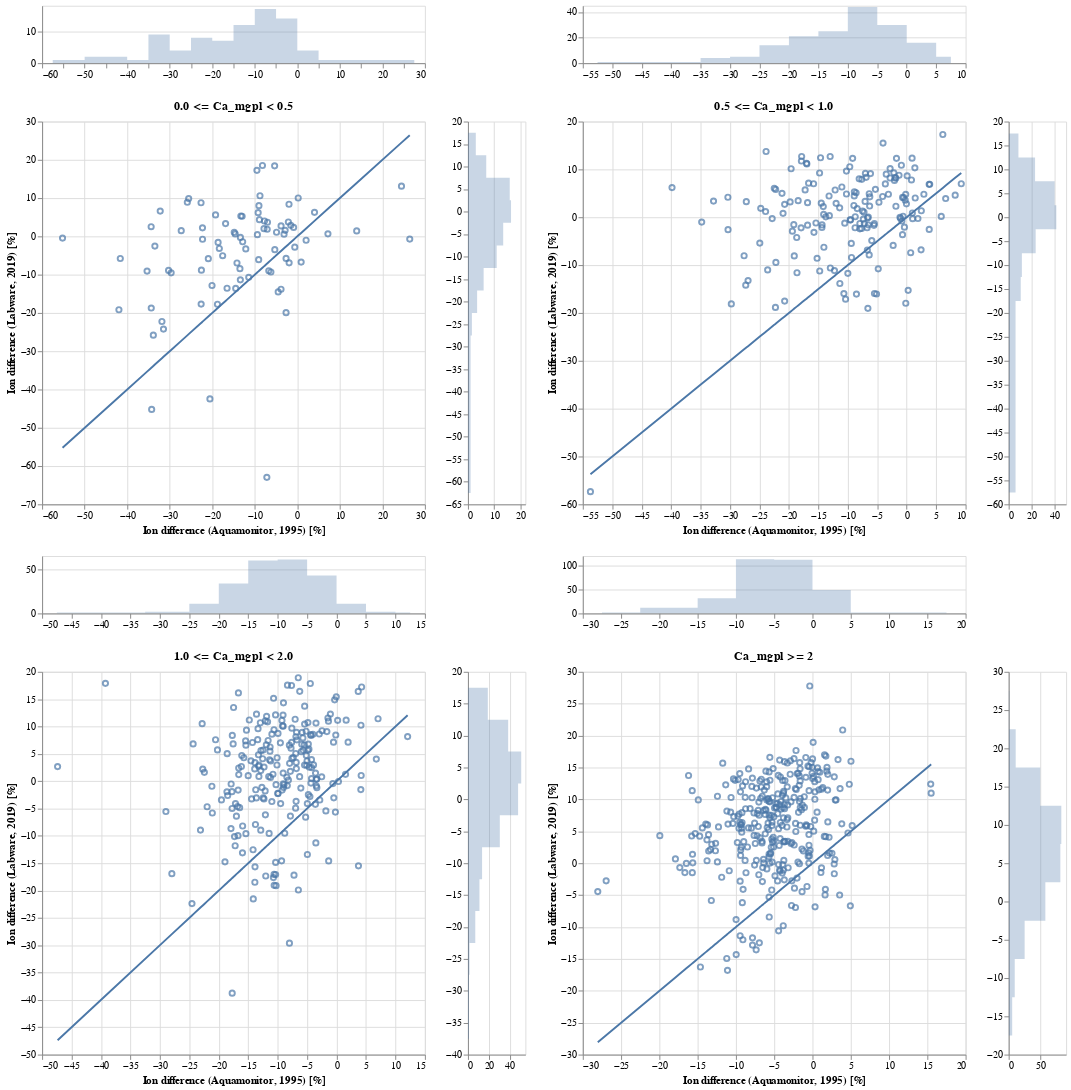

Notebook code for this chart:
### Markdown cell above
### 3.1. Ion difference in percent

### Code cell
chart_dict = {}
for idx, ca_level in enumerate(ca_levels):
    data = res_dict[ca_level]

    base = alt.Chart(data, height=400, width=400)

    x_domain = alt.selection_interval(bind="scales", encodings=["x"])
    y_domain = alt.selection_interval(bind="scales", encodings=["y"])

    area_args = {"opacity": 0.3, "interpolate": "step"}

    points = (
        base.mark_point()
        .encode(
            x=alt.X(
                "ion_diff_pct_am:Q", title="Ion difference (Aquamonitor, 1995) [%]"
            ),
            y=alt.Y("ion_diff_pct_lw:Q", title="Ion difference (Labware, 2019) [%]"),
            tooltip=[
                "station_id:N",
                "station_name:N",
                "sample_date:T",
                "ion_diff_pct_lw:Q",
                "ion_diff_pct_am:Q",
            ],
        )
        .properties(title=ca_level)
        .add_selection(x_domain)
        .add_selection(y_domain)
    )

    # 1:1 line
    line = base.mark_line().encode(
        x=alt.X("ion_diff_pct_am:Q", title=""), y=alt.Y("ion_diff_pct_am:Q", title=""),
    )

    top_hist = (
        base.mark_area(**area_args)
        .encode(
            alt.X("ion_diff_pct_am:Q", bin=alt.Bin(maxbins=20), stack=None, title=""),
            alt.Y("count()", stack=None, title=""),
        )
        .properties(height=60)
        .add_selection(x_domain)
    )

    right_hist = (
        base.mark_area(**area_args)
        .encode(
            alt.Y("ion_diff_pct_lw:Q", bin=alt.Bin(maxbins=20), stack=None, title="",),
            alt.X("count()", stack=None, title=""),
        )
        .properties(width=60)
        .add_selection(y_domain)
    )

    chart = top_hist & ((points + line) | right_hist)
    chart_dict[idx] = chart

chart = (chart_dict[0] | chart_dict[1]) & (chart_dict[2] | chart_dict[3])
chart.save("../pages/ion_difference_pct.html")
chart

### Figure 1 — Vega-Lite specification as saved in the notebook (floating-point values rounded to 4 significant figures; data arrays with more than 128 entries replaced by an {"elided": "..."} marker saying what was removed)
{"config": {"view": {"continuousWidth": 400, "continuousHeight": 300}}, "vconcat": [{"hconcat": [{"vconcat": [{"mark": {"type": "area", "interpolate": "step", "opacity": 0.3}, "encoding": {"x": {"type": "quantitative", "bin": {"maxbins": 20}, "field": "ion_diff_pct_am", "stack": null, "title": ""}, "y": {"type": "quantitative", "aggregate": "count", "stack": null, "title": ""}}, "height": 60, "selection": {"selector001": {"type": "interval", "bind": "scales", "encodings": ["x"]}}, "width": 400}, {"hconcat": [{"layer": [{"mark": "point", "encoding": {"tooltip": [{"type": "nominal", "field": "station_id"}, {"type": "nominal", "field": "station_name"}, {"type": "temporal", "field": "sample_date"}, {"type": "quantitative", "field": "ion_diff_pct_lw"}, {"type": "quantitative", "field": "ion_diff_pct_am"}], "x": {"type": "quantitative", "field": "ion_diff_pct_am", "title": "Ion difference (Aquamonitor, 1995) [%]"}, "y": {"type": "quantitative", "field": "ion_diff_pct_lw", "title": "Ion difference (Labware, 2019) [%]"}}, "height": 400, "selection": {"selector001": {"type": "interval", "bind": "scales", "encodings": ["x"]}, "selector002": {"type": "interval", "bind": "scales", "encodings": ["y"]}}, "title": "0.0 <= Ca_mgpl < 0.5", "width": 400}, {"mark": "line", "encoding": {"x": {"type": "quantitative", "field": "ion_diff_pct_am", "title": ""}, "y": {"type": "quantitative", "field": "ion_diff_pct_am", "title": ""}}, "height": 400, "width": 400}]}, {"mark": {"type": "area", "interpolate": "step", "opacity": 0.3}, "encoding": {"x": {"type": "quantitative", "aggregate": "count", "stack": null, "title": ""}, "y": {"type": "quantitative", "bin": {"maxbins": 20}, "field": "ion_diff_pct_lw", "stack": null, "title": ""}}, "height": 400, "selection": {"selector002": {"type": "interval", "bind": "scales", "encodings": ["y"]}}, "width": 60}]}], "data": {"name": "data-c89aa25f1328d38e5405d029e437327a"}}, {"vconcat": [{"mark": {"type": "area", "interpolate": "step", "opacity": 0.3}, "encoding": {"x": {"type": "quantitative", "bin": {"maxbins": 20}, "field": "ion_diff_pct_am", "stack": null, "title": ""}, "y": {"type": "quantitative", "aggregate": "count", "stack": null, "title": ""}}, "height": 60, "selection": {"selector003": {"type": "interval", "bind": "scales", "encodings": ["x"]}}, "width": 400}, {"hconcat": [{"layer": [{"mark": "point", "encoding": {"tooltip": [{"type": "nominal", "field": "station_id"}, {"type": "nominal", "field": "station_name"}, {"type": "temporal", "field": "sample_date"}, {"type": "quantitative", "field": "ion_diff_pct_lw"}, {"type": "quantitative", "field": "ion_diff_pct_am"}], "x": {"type": "quantitative", "field": "ion_diff_pct_am", "title": "Ion difference (Aquamonitor, 1995) [%]"}, "y": {"type": "quantitative", "field": "ion_diff_pct_lw", "title": "Ion difference (Labware, 2019) [%]"}}, "height": 400, "selection": {"selector003": {"type": "interval", "bind": "scales", "encodings": ["x"]}, "selector004": {"type": "interval", "bind": "scales", "encodings": ["y"]}}, "title": "0.5 <= Ca_mgpl < 1.0", "width": 400}, {"mark": "line", "encoding": {"x": {"type": "quantitative", "field": "ion_diff_pct_am", "title": ""}, "y": {"type": "quantitative", "field": "ion_diff_pct_am", "title": ""}}, "height": 400, "width": 400}]}, {"mark": {"type": "area", "interpolate": "step", "opacity": 0.3}, "encoding": {"x": {"type": "quantitative", "aggregate": "count", "stack": null, "title": ""}, "y": {"type": "quantitative", "bin": {"maxbins": 20}, "field": "ion_diff_pct_lw", "stack": null, "title": ""}}, "height": 400, "selection": {"selector004": {"type": "interval", "bind": "scales", "encodings": ["y"]}}, "width": 60}]}], "data": {"name": "data-c4f42be7ebeec9535afca02c6f6d0d74"}}]}, {"hconcat": [{"vconcat": [{"mark": {"type": "area", "interpolate": "step", "opacity": 0.3}, "encoding": {"x": {"type": "quantitative", "bin": {"maxbins": 20}, "field": "ion_diff_pct_am", "stack": null, "title": ""}, "y": {"type": "quantitative", "aggregate": "count", "stack": null, "title": ""}}, "height": 60, "selection": {"selector005": {"type": "interval", "bind": "scales", "encodings": ["x"]}}, "width": 400}, {"hconcat": [{"layer": [{"mark": "point", "encoding": {"tooltip": [{"type": "nominal", "field": "station_id"}, {"type": "nominal", "field": "station_name"}, {"type": "temporal", "field": "sample_date"}, {"type": "quantitative", "field": "ion_diff_pct_lw"}, {"type": "quantitative", "field": "ion_diff_pct_am"}], "x": {"type": "quantitative", "field": "ion_diff_pct_am", "title": "Ion difference (Aquamonitor, 1995) [%]"}, "y": {"type": "quantitative", "field": "ion_diff_pct_lw", "title": "Ion difference (Labware, 2019) [%]"}}, "height": 400, "selection": {"selector005": {"type": "interval", "bind": "scales", "encodings": ["x"]}, "selector006": {"type": "interval", "bind": "scales", "encodings": ["y"]}}, "title": "1.0 <= Ca_mgpl < 2.0", "width": 400}, {"mark": "line", "encoding": {"x": {"type": "quantitative", "field": "ion_diff_pct_am", "title": ""}, "y": {"type": "quantitative", "field": "ion_diff_pct_am", "title": ""}}, "height": 400, "width": 400}]}, {"mark": {"type": "area", "interpolate": "step", "opacity": 0.3}, "encoding": {"x": {"type": "quantitative", "aggregate": "count", "stack": null, "title": ""}, "y": {"type": "quantitative", "bin": {"maxbins": 20}, "field": "ion_diff_pct_lw", "stack": null, "title": ""}}, "height": 400, "selection": {"selector006": {"type": "interval", "bind": "scales", "encodings": ["y"]}}, "width": 60}]}], "data": {"name": "data-6839eca33a0b1c810f060824e3624f75"}}, {"vconcat": [{"mark": {"type": "area", "interpolate": "step", "opacity": 0.3}, "encoding": {"x": {"type": "quantitative", "bin": {"maxbins": 20}, "field": "ion_diff_pct_am", "stack": null, "title": ""}, "y": {"type": "quantitative", "aggregate": "count", "stack": null, "title": ""}}, "height": 60, "selection": {"selector007": {"type": "interval", "bind": "scales", "encodings": ["x"]}}, "width": 400}, {"hconcat": [{"layer": [{"mark": "point", "encoding": {"tooltip": [{"type": "nominal", "field": "station_id"}, {"type": "nominal", "field": "station_name"}, {"type": "temporal", "field": "sample_date"}, {"type": "quantitative", "field": "ion_diff_pct_lw"}, {"type": "quantitative", "field": "ion_diff_pct_am"}], "x": {"type": "quantitative", "field": "ion_diff_pct_am", "title": "Ion difference (Aquamonitor, 1995) [%]"}, "y": {"type": "quantitative", "field": "ion_diff_pct_lw", "title": "Ion difference (Labware, 2019) [%]"}}, "height": 400, "selection": {"selector007": {"type": "interval", "bind": "scales", "encodings": ["x"]}, "selector008": {"type": "interval", "bind": "scales", "encodings": ["y"]}}, "title": "Ca_mgpl >= 2", "width": 400}, {"mark": "line", "encoding": {"x": {"type": "quantitative", "field": "ion_diff_pct_am", "title": ""}, "y": {"type": "quantitative", "field": "ion_diff_pct_am", "title": ""}}, "height": 400, "width": 400}]}, {"mark": {"type": "area", "interpolate": "step", "opacity": 0.3}, "encoding": {"x": {"type": "quantitative", "aggregate": "count", "stack": null, "title": ""}, "y": {"type": "quantitative", "bin": {"maxbins": 20}, "field": "ion_diff_pct_lw", "stack": null, "title": ""}}, "height": 400, "selection": {"selector008": {"type": "interval", "bind": "scales", "encodings": ["y"]}}, "width": 60}]}], "data": {"name": "data-3e0c53a15ed9d7f595c03a6a5985b82b"}}]}], "$schema": "https://vega.github.io/schema/vega-lite/v4.8.1.json", "datasets": {"data-c89aa25f1328d38e5405d029e437327a": [{"station_id": 26080.0, "station_name": "Måsabutjørna", "sample_date": "2019-10-24", "ion_diff_pct_lw": -1.574, "ion_diff_pct_am": -18.62, "kond_diff_pct_lw": 5.832, "kond_diff_pct_am": 2.091, "kond_minus_H&SO4_lw": 0.5203, "kond_minus_H&SO4_am": 0.4004}, {"station_id": 26080.0, "station_name": "HOH 1374", "sample_date": "2019-09-25", "ion_diff_pct_lw": -2.533, "ion_diff_pct_am": -33.49, "kond_diff_pct_lw": 9.406, "kond_diff_pct_am": 2.427, "kond_minus_H&SO4_lw": 0.5063, "kond_minus_H&SO4_am": 0.3535}, {"station_id": 26090.0, "station_name": "Mjåvatn", "sample_date": "2019-10-29", "ion_diff_pct_lw": -13.55, "ion_diff_pct_am": -16.52, "kond_diff_pct_lw": 6.944, "kond_diff_pct_am": 2.892, "kond_minus_H&SO4_lw": 0.445, "kond_minus_H&SO4_am": 0.4776}, {"station_id": 26090.0, "station_name": "Hemletjørnane", "sample_date": "2019-10-01", "ion_diff_pct_lw": -3.47, "ion_diff_pct_am": -5.291, "kond_diff_pct_lw": 7.555, "kond_diff_pct_am": 3.109, "kond_minus_H&SO4_lw": 0.4417, "kond_minus_H&SO4_am": 0.4884}, {"station_id": 26090.0, "station_name": "HOH 1394", "sample_date": "2019-09-30", "ion_diff_pct_lw": 8.015, "ion_diff_pct_am": -9.022, "kond_diff_pct_lw": 11.2, "kond_diff_pct_am": 0.8889, "kond_minus_H&SO4_lw": 0.3234, "kond_minus_H&SO4_am": 0.3111}, {"station_id": 26100.0, "station_name": "HOH 1227", "sample_date": "2019-09-30", "ion_diff_pct_lw": 5.603, "ion_diff_pct_am": -19.22, "kond_diff_pct_lw": 4.907, "kond_diff_pct_am": -6.079, "kond_minus_H&SO4_lw": 0.3735, "kond_minus_H&SO4_am": 0.2875}, {"station_id": 26110.0, "station_name": "1230 HOH", "sample_date": "2019-09-24", "ion_diff_pct_lw": 13.12, "ion_diff_pct_am": 24.49, "kond_diff_pct_lw": 8.866, "kond_diff_pct_am": -13.68, "kond_minus_H&SO4_lw": 0.3084, "kond_minus_H&SO4_am": 0.3492}, {"station_id": 26110.0, "station_name": "HOH 1092", "sample_date": "2019-09-24", "ion_diff_pct_lw": 1.857, "ion_diff_pct_am": -7.078, "kond_diff_pct_lw": 5.084, "kond_diff_pct_am": -6.287, "kond_minus_H&SO4_lw": 0.5661, "kond_minus_H&SO4_am": 0.6984}, {"station_id": 26120.0, "station_name": "Rundatjørni", "sample_date": "2019-09-24", "ion_diff_pct_lw": 8.917, "ion_diff_pct_am": -25.86, "kond_diff_pct_lw": 7.897, "kond_diff_pct_am": -9.588, "kond_minus_H&SO4_lw": 0.5085, "kond_minus_H&SO4_am": 0.2265}, {"station_id": 26120.0, "station_name": "Blåfjellvatnet", "sample_date": "2019-10-17", "ion_diff_pct_lw": 3.749, "ion_diff_pct_am": -2.104, "kond_diff_pct_lw": 1.474, "kond_diff_pct_am": 3.822, "kond_minus_H&SO4_lw": 1.072, "kond_minus_H&SO4_am": 1.044}, {"station_id": 26130.0, "station_name": "Steinbotsvatna", "sample_date": "2019-10-02", "ion_diff_pct_lw": -10.69, "ion_diff_pct_am": -11.42, "kond_diff_pct_lw": 8.986, "kond_diff_pct_am": -0.3844, "kond_minus_H&SO4_lw": 0.509, "kond_minus_H&SO4_am": 0.2577}, {"station_id": 26130.0, "station_name": "HOH 1078", "sample_date": "2019-09-25", "ion_diff_pct_lw": 18.51, "ion_diff_pct_am": -8.195, "kond_diff_pct_lw": 2.09, "kond_diff_pct_am": 2.548, "kond_minus_H&SO4_lw": 0.5702, "kond_minus_H&SO4_am": 0.5414}, {"station_id": 26140.0, "station_name": "Hyttvatnet", "sample_date": "2019-10-09", "ion_diff_pct_lw": -0.2632, "ion_diff_pct_am": -13.38, "kond_diff_pct_lw": -4.312, "kond_diff_pct_am": -3.764, "kond_minus_H&SO4_lw": 2.014, "kond_minus_H&SO4_am": 1.283}, {"station_id": 26140.0, "station_name": "HOH 510", "sample_date": "2019-09-20", "ion_diff_pct_lw": -24.21, "ion_diff_pct_am": -31.46, "kond_diff_pct_lw": 20.31, "kond_diff_pct_am": -16.74, "kond_minus_H&SO4_lw": 0.2638, "kond_minus_H&SO4_am": 0.2941}, {"station_id": 26140.0, "station_name": "HOH 407", "sample_date": "2019-09-20", "ion_diff_pct_lw": -0.4539, "ion_diff_pct_am": -55.2, "kond_diff_pct_lw": 29.45, "kond_diff_pct_am": -14.69, "kond_minus_H&SO4_lw": 0.2411, "kond_minus_H&SO4_am": 0.3359}, {"station_id": 26140.0, "station_name": "HOH 414", "sample_date": "2019-09-20", "ion_diff_pct_lw": -9.058, "ion_diff_pct_am": -35.32, "kond_diff_pct_lw": 12.01, "kond_diff_pct_am": -4.35, "kond_minus_H&SO4_lw": 0.4792, "kond_minus_H&SO4_am": 0.4084}, {"station_id": 26140.0, "station_name": "Guolehisjavri", "sample_date": "2019-09-20", "ion_diff_pct_lw": -22.24, "ion_diff_pct_am": -31.83, "kond_diff_pct_lw": 0.9032, "kond_diff_pct_am": -2.082, "kond_minus_H&SO4_lw": 0.7906, "kond_minus_H&SO4_am": 0.699}, {"station_id": 26140.0, "station_name": "HOH 515", "sample_date": "2019-09-22", "ion_diff_pct_lw": 17.25, "ion_diff_pct_am": -9.495, "kond_diff_pct_lw": 0.6641, "kond_diff_pct_am": 3.442, "kond_minus_H&SO4_lw": 0.9522, "kond_minus_H&SO4_am": 0.947}, {"station_id": 26240.0, "station_name": "HOH 1506", "sample_date": "2019-09-25", "ion_diff_pct_lw": -45.2, "ion_diff_pct_am": -34.24, "kond_diff_pct_lw": 19.65, "kond_diff_pct_am": -16.68, "kond_minus_H&SO4_lw": 0.1536, "kond_minus_H&SO4_am": 0.1625}, {"station_id": 26280.0, "station_name": "HOH 1198", "sample_date": "2019-09-25", "ion_diff_pct_lw": -8.882, "ion_diff_pct_am": -30.27, "kond_diff_pct_lw": 13.21, "kond_diff_pct_am": -4.001, "kond_minus_H&SO4_lw": 0.2584, "kond_minus_H&SO4_am": 0.2202}, {"station_id": 26280.0, "station_name": "Nedre Årdalsvatnet", "sample_date": "2019-10-01", "ion_diff_pct_lw": -17.69, "ion_diff_pct_am": -22.61, "kond_diff_pct_lw": 3.96, "kond_diff_pct_am": 3.548, "kond_minus_H&SO4_lw": 0.445, "kond_minus_H&SO4_am": 0.4375}, {"station_id": 26310.0, "station_name": "HOH 1760", "sample_date": "2019-10-01", "ion_diff_pct_lw": 6.603, "ion_diff_pct_am": -32.23, "kond_diff_pct_lw": 19.04, "kond_diff_pct_am": 1.881, "kond_minus_H&SO4_lw": 0.2776, "kond_minus_H&SO4_am": 0.3236}, {"station_id": 26390.0, "station_name": "Bjørntjørn", "sample_date": "2019-10-29", "ion_diff_pct_lw": -13.6, "ion_diff_pct_am": -14.48, "kond_diff_pct_lw": 8.547, "kond_diff_pct_am": 2.612, "kond_minus_H&SO4_lw": 0.4266, "kond_minus_H&SO4_am": 0.4073}, {"station_id": 26410.0, "station_name": "Såtetjørn", "sample_date": "2019-09-30", "ion_diff_pct_lw": -17.74, "ion_diff_pct_am": -18.77, "kond_diff_pct_lw": 10.5, "kond_diff_pct_am": 3.883, "kond_minus_H&SO4_lw": 0.3445, "kond_minus_H&SO4_am": 0.3534}, {"station_id": 26450.0, "station_name": "Urdevotni", "sample_date": "2019-10-29", "ion_diff_pct_lw": -6.709, "ion_diff_pct_am": 0.903, "kond_diff_pct_lw": -1.625, "kond_diff_pct_am": 6.917, "kond_minus_H&SO4_lw": 0.6489, "kond_minus_H&SO4_am": 0.743}, {"station_id": 26460.0, "station_name": "HOH 1040", "sample_date": "2019-09-30", "ion_diff_pct_lw": 2.019, "ion_diff_pct_am": -7.833, "kond_diff_pct_lw": 2.55, "kond_diff_pct_am": -2.755, "kond_minus_H&SO4_lw": 0.6185, "kond_minus_H&SO4_am": 0.2875}, {"station_id": 26460.0, "station_name": "HOH 1238", "sample_date": "2019-09-30", "ion_diff_pct_lw": 0.5775, "ion_diff_pct_am": -3.12, "kond_diff_pct_lw": 12.26, "kond_diff_pct_am": 5.222, "kond_minus_H&SO4_lw": 0.3151, "kond_minus_H&SO4_am": 0.2997}, {"station_id": 26530.0, "station_name": "Øygardstjørna", "sample_date": "2019-10-30", "ion_diff_pct_lw": 4.374, "ion_diff_pct_am": -8.913, "kond_diff_pct_lw": -0.1578, "kond_diff_pct_am": 2.71, "kond_minus_H&SO4_lw": 2.069, "kond_minus_H&SO4_am": 3.119}, {"station_id": 26550.0, "station_name": "Kleggadalsvatn", "sample_date": "2019-10-18", "ion_diff_pct_lw": 3.696, "ion_diff_pct_am": -7.014, "kond_diff_pct_lw": 6.935, "kond_diff_pct_am": 4.267, "kond_minus_H&SO4_lw": 0.8539, "kond_minus_H&SO4_am": 0.5611}, {"station_id": 26550.0, "station_name": "HOH 1061", "sample_date": "2019-09-24", "ion_diff_pct_lw": 6.276, "ion_diff_pct_am": 4.045, "kond_diff_pct_lw": 1.487, "kond_diff_pct_am": 0.4436, "kond_minus_H&SO4_lw": 0.6327, "kond_minus_H&SO4_am": 0.4026}, {"station_id": 26560.0, "station_name": "Rundatjørna", "sample_date": "2019-10-18", "ion_diff_pct_lw": 2.341, "ion_diff_pct_am": -0.8696, "kond_diff_pct_lw": 1.869, "kond_diff_pct_am": 3.094, "kond_minus_H&SO4_lw": 1.762, "kond_minus_H&SO4_am": 1.613}, {"station_id": 26570.0, "station_name": "HOH 1250", "sample_date": "2019-09-24", "ion_diff_pct_lw": 0.6353, "ion_diff_pct_am": -14.6, "kond_diff_pct_lw": 12.86, "kond_diff_pct_am": 0.6921, "kond_minus_H&SO4_lw": 0.4708, "kond_minus_H&SO4_am": 0.3528}, {"station_id": 26570.0, "station_name": "Leirdålsvatna", "sample_date": "2019-09-24", "ion_diff_pct_lw": 10.02, "ion_diff_pct_am": 0.2114, "kond_diff_pct_lw": 7.767, "kond_diff_pct_am": 1.576, "kond_minus_H&SO4_lw": 0.5379, "kond_minus_H&SO4_am": 0.6167}, {"station_id": 26580.0, "station_name": "Løyndardalsvatnet", "sample_date": "2019-10-14", "ion_diff_pct_lw": -2.818, "ion_diff_pct_am": -0.5945, "kond_diff_pct_lw": 9.334, "kond_diff_pct_am": -2.899, "kond_minus_H&SO4_lw": 0.7973, "kond_minus_H&SO4_am": 0.864}, {"station_id": 26600.0, "station_name": "Mannsvatnet", "sample_date": "2019-10-18", "ion_diff_pct_lw": -1.017, "ion_diff_pct_am": 2.069, "kond_diff_pct_lw": 2.538, "kond_diff_pct_am": -1.82, "kond_minus_H&SO4_lw": 1.231, "kond_minus_H&SO4_am": 1.164}, {"station_id": 26610.0, "station_name": "HOH 1367", "sample_date": "2019-10-14", "ion_diff_pct_lw": -6.902, "ion_diff_pct_am": -1.926, "kond_diff_pct_lw": 14.5, "kond_diff_pct_am": -6.505, "kond_minus_H&SO4_lw": 0.2825, "kond_minus_H&SO4_am": 0.2646}, {"station_id": 26610.0, "station_name": "Litlavatn", "sample_date": "2019-10-03", "ion_diff_pct_lw": -6.959, "ion_diff_pct_am": -14.18, "kond_diff_pct_lw": 3.405, "kond_diff_pct_am": 2.256, "kond_minus_H&SO4_lw": 0.5462, "kond_minus_H&SO4_am": 0.2108}, {"station_id": 26610.0, "station_name": "Kaldevatn", "sample_date": "2019-09-24", "ion_diff_pct_lw": 6.194, "ion_diff_pct_am": -9.203, "kond_diff_pct_lw": 11.73, "kond_diff_pct_am": 6.9, "kond_minus_H&SO4_lw": 0.4142, "kond_minus_H&SO4_am": 0.5373}, {"station_id": 26630.0, "station_name": "Kvannjolvatnet", "sample_date": "2019-09-26", "ion_diff_pct_lw": 2.526, "ion_diff_pct_am": -34.36, "kond_diff_pct_lw": 14.51, "kond_diff_pct_am": 1.824, "kond_minus_H&SO4_lw": 0.3445, "kond_minus_H&SO4_am": 0.3225}, {"station_id": 26630.0, "station_name": "HOH 1241", "sample_date": "2019-09-24", "ion_diff_pct_lw": 8.794, "ion_diff_pct_am": -22.63, "kond_diff_pct_lw": 14.47, "kond_diff_pct_am": 5.358, "kond_minus_H&SO4_lw": 0.4908, "kond_minus_H&SO4_am": 0.3047}, {"station_id": 26640.0, "station_name": "Nedre Sørdalsvatnet", "sample_date": "2019-10-17", "ion_diff_pct_lw": 10.61, "ion_diff_pct_am": -8.777, "kond_diff_pct_lw": 8.198, "kond_diff_pct_am": 4.642, "kond_minus_H&SO4_lw": 0.5716, "kond_minus_H&SO4_am": 0.4994}, {"station_id": 26650.0, "station_name": "HOH 800", "sample_date": "2019-10-17", "ion_diff_pct_lw": 0.6696, "ion_diff_pct_am": 7.2, "kond_diff_pct_lw": 2.327, "kond_diff_pct_am": 4.585, "kond_minus_H&SO4_lw": 0.7397, "kond_minus_H&SO4_am": 0.7097}, {"station_id": 26660.0, "station_name": "Tirskardvatnet", "sample_date": "2019-10-16", "ion_diff_pct_lw": -3.155, "ion_diff_pct_am": -18.33, "kond_diff_pct_lw": -8.655, "kond_diff_pct_am": 4.458, "kond_minus_H&SO4_lw": 1.457, "kond_minus_H&SO4_am": 0.6169}, {"station_id": 26660.0, "station_name": "Dyttingane", "sample_date": "2019-10-17", "ion_diff_pct_lw": 2.227, "ion_diff_pct_am": -22.29, "kond_diff_pct_lw": -2.921, "kond_diff_pct_am": 0.5525, "kond_minus_H&SO4_lw": 1.289, "kond_minus_H&SO4_am": 0.7725}, {"station_id": 26660.0, "station_name": "HOH 729", "sample_date": "2019-10-17", "ion_diff_pct_lw": 0.4533, "ion_diff_pct_am": -9.384, "kond_diff_pct_lw": 0.3599, "kond_diff_pct_am": -0.2058, "kond_minus_H&SO4_lw": 1.012, "kond_minus_H&SO4_am": 0.8668}, {"station_id": 26660.0, "station_name": "HOH 1171", "sample_date": "2019-09-26", "ion_diff_pct_lw": 1.5, "ion_diff_pct_am": -27.29, "kond_diff_pct_lw": 11.93, "kond_diff_pct_am": 4.445, "kond_minus_H&SO4_lw": 0.4136, "kond_minus_H&SO4_am": 0.2792}, {"station_id": 26680.0, "station_name": "HOH 1475", "sample_date": "2019-09-26", "ion_diff_pct_lw": -5.779, "ion_diff_pct_am": -41.62, "kond_diff_pct_lw": 19.95, "kond_diff_pct_am": -5.479, "kond_minus_H&SO4_lw": 0.2634, "kond_minus_H&SO4_am": 0.168}, {"station_id": 26690.0, "station_name": "Jakobsvatnet", "sample_date": "2019-10-02", "ion_diff_pct_lw": -42.47, "ion_diff_pct_am": -20.55, "kond_diff_pct_lw": 6.689, "kond_diff_pct_am": 29.52, "kond_minus_H&SO4_lw": 0.7154, "kond_minus_H&SO4_am": 0.4259}, {"station_id": 26690.0, "station_name": "HOH 520", "sample_date": "2019-10-16", "ion_diff_pct_lw": -8.975, "ion_diff_pct_am": -6.702, "kond_diff_pct_lw": -12.61, "kond_diff_pct_am": 32.9, "kond_minus_H&SO4_lw": 1.247, "kond_minus_H&SO4_am": 0.5341}, {"station_id": 26690.0, "station_name": "Gjesdalsvatnet", "sample_date": "2019-10-16", "ion_diff_pct_lw": -9.522, "ion_diff_pct_am": -29.66, "kond_diff_pct_lw": 3.092, "kond_diff_pct_am": -85.27, "kond_minus_H&SO4_lw": 0.6289, "kond_minus_H&SO4_am": 1.218}, {"station_id": 26700.0, "station_name": "HOH 1308", "sample_date": "2019-09-26", "ion_diff_pct_lw": -0.7057, "ion_diff_pct_am": 26.44, "kond_diff_pct_lw": 9.491, "kond_diff_pct_am": -110.8, "kond_minus_H&SO4_lw": 0.34, "kond_minus_H&SO4_am": 0.608}, {"station_id": 26700.0, "station_name": "Nordvatnet", "sample_date": "2019-10-02", "ion_diff_pct_lw": 3.348, "ion_diff_pct_am": -16.86, "kond_diff_pct_lw": 0.4793, "kond_diff_pct_am": 0.2688, "kond_minus_H&SO4_lw": 0.7066, "kond_minus_H&SO4_am": 0.4373}, {"station_id": 26700.0, "station_name": "Nes-Isvatnet", "sample_date": "2019-10-02", "ion_diff_pct_lw": -3.282, "ion_diff_pct_am": -12.12, "kond_diff_pct_lw": 3.466, "kond_diff_pct_am": 2.687, "kond_minus_H&SO4_lw": 0.5367, "kond_minus_H&SO4_am": 0.4603}, {"station_id": 26700.0, "station_name": "Gjerlands-Isvatnet", "sample_date": "2019-10-02", "ion_diff_pct_lw": -5.764, "ion_diff_pct_am": -2.641, "kond_diff_pct_lw": 2.703, "kond_diff_pct_am": 1.044, "kond_minus_H&SO4_lw": 0.5353, "kond_minus_H&SO4_am": 0.6108}, {"station_id": 26700.0, "station_name": "Trodalsvatnet", "sample_date": "2019-10-16", "ion_diff_pct_lw": 1.571, "ion_diff_pct_am": -2.862, "kond_diff_pct_lw": -0.008773, "kond_diff_pct_am": 4.437, "kond_minus_H&SO4_lw": 1.047, "kond_minus_H&SO4_am": 1.066}, {"station_id": 26710.0, "station_name": "Vardevatnet", "sample_date": "2019-10-02", "ion_diff_pct_lw": -0.7588, "ion_diff_pct_am": -22.28, "kond_diff_pct_lw": 1.255, "kond_diff_pct_am": 10.06, "kond_minus_H&SO4_lw": 0.5943, "kond_minus_H&SO4_am": 0.4302}, {"station_id": 26720.0, "station_name": "Myrkevatnet", "sample_date": "2019-10-16", "ion_diff_pct_lw": 2.73, "ion_diff_pct_am": -3.817, "kond_diff_pct_lw": 2.814, "kond_diff_pct_am": -2.202, "kond_minus_H&SO4_lw": 1.866, "kond_minus_H&SO4_am": 1.93}, {"station_id": 26760.0, "station_name": "HOH 1057", "sample_date": "2019-09-25", "ion_diff_pct_lw": -5.049, "ion_diff_pct_am": -17.55, "kond_diff_pct_lw": 11.4, "kond_diff_pct_am": -2.354, "kond_minus_H&SO4_lw": 0.4938, "kond_minus_H&SO4_am": 0.2933}, {"station_id": 26770.0, "station_name": "HOH 808", "sample_date": "2019-10-15", "ion_diff_pct_lw": -18.72, "ion_diff_pct_am": -34.34, "kond_diff_pct_lw": 4.214, "kond_diff_pct_am": -1.825, "kond_minus_H&SO4_lw": 0.4774, "kond_minus_H&SO4_am": 0.5934}, {"station_id": 26780.0, "station_name": "Styggsjøane", "sample_date": "2019-10-15", "ion_diff_pct_lw": -25.8, "ion_diff_pct_am": -33.85, "kond_diff_pct_lw": 2.193, "kond_diff_pct_am": -0.9133, "kond_minus_H&SO4_lw": 0.5679, "kond_minus_H&SO4_am": 0.4723}, {"station_id": 26790.0, "station_name": "Gravvatnet", "sample_date": "2019-09-26", "ion_diff_pct_lw": -9.305, "ion_diff_pct_am": -6.209, "kond_diff_pct_lw": -5.441, "kond_diff_pct_am": 0.5342, "kond_minus_H&SO4_lw": 2.459, "kond_minus_H&SO4_am": 2.071}, {"station_id": 26820.0, "station_name": "Liatjørnin", "sample_date": "2019-10-08", "ion_diff_pct_lw": -8.431, "ion_diff_pct_am": -13.49, "kond_diff_pct_lw": -3.8, "kond_diff_pct_am": -2.475, "kond_minus_H&SO4_lw": 1.24, "kond_minus_H&SO4_am": 0.8647}, {"station_id": 26830.0, "station_name": "Sætertjørna", "sample_date": "2019-09-26", "ion_diff_pct_lw": -6.087, "ion_diff_pct_am": -9.081, "kond_diff_pct_lw": -4.189, "kond_diff_pct_am": 0.2277, "kond_minus_H&SO4_lw": 1.657, "kond_minus_H&SO4_am": 1.641}, {"station_id": 26830.0, "station_name": "Småholmvatnet", "sample_date": "2019-09-26", "ion_diff_pct_lw": -19.93, "ion_diff_pct_am": -2.643, "kond_diff_pct_lw": -9.832, "kond_diff_pct_am": 3.972, "kond_minus_H&SO4_lw": 2.966, "kond_minus_H&SO4_am": 1.875}, {"station_id": 26840.0, "station_name": "Helknavatnet", "sample_date": "2019-09-26", "ion_diff_pct_lw": 1.079, "ion_diff_pct_am": -4.882, "kond_diff_pct_lw": 2.159, "kond_diff_pct_am": -0.1358, "kond_minus_H&SO4_lw": 1.55, "kond_minus_H&SO4_am": 1.721}, {"station_id": 26850.0, "station_name": "HOH 444", "sample_date": "2019-09-26", "ion_diff_pct_lw": 5.322, "ion_diff_pct_am": -13.27, "kond_diff_pct_lw": 4.606, "kond_diff_pct_am": 2.462, "kond_minus_H&SO4_lw": 1.077, "kond_minus_H&SO4_am": 0.9222}, {"station_id": 26860.0, "station_name": "HOH 662", "sample_date": "2019-09-26", "ion_diff_pct_lw": 1.437, "ion_diff_pct_am": 13.96, "kond_diff_pct_lw": 8.015, "kond_diff_pct_am": 8.348, "kond_minus_H&SO4_lw": 0.5112, "kond_minus_H&SO4_am": 0.6704}, {"station_id": 26870.0, "station_name": "HOH 281", "sample_date": "2019-09-25", "ion_diff_pct_lw": -1.409, "ion_diff_pct_am": -12.85, "kond_diff_pct_lw": 1.075, "kond_diff_pct_am": -0.5855, "kond_minus_H&SO4_lw": 1.874, "kond_minus_H&SO4_am": 1.584}, {"station_id": 26920.0, "station_name": "HOH 370", "sample_date": "2019-09-20", "ion_diff_pct_lw": -19.17, "ion_diff_pct_am": -41.94, "kond_diff_pct_lw": -3.283, "kond_diff_pct_am": -11.34, "kond_minus_H&SO4_lw": 0.7819, "kond_minus_H&SO4_am": 0.7289}, {"station_id": 26960.0, "station_name": "HOH 370", "sample_date": "2019-09-22", "ion_diff_pct_lw": 18.42, "ion_diff_pct_am": -5.331, "kond_diff_pct_lw": -1.084, "kond_diff_pct_am": 3.935, "kond_minus_H&SO4_lw": 1.251, "kond_minus_H&SO4_am": 1.597}, {"station_id": 26960.0, "station_name": "HOH 340", "sample_date": "2019-09-22", "ion_diff_pct_lw": 8.4, "ion_diff_pct_am": -1.952, "kond_diff_pct_lw": -1.776, "kond_diff_pct_am": 5.791, "kond_minus_H&SO4_lw": 2.265, "kond_minus_H&SO4_am": 2.431}, {"station_id": 26970.0, "station_name": "Hannoailaddut Nord", "sample_date": "2019-09-20", "ion_diff_pct_lw": -11.35, "ion_diff_pct_am": -13.39, "kond_diff_pct_lw": -13.1, "kond_diff_pct_am": -6.147, "kond_minus_H&SO4_lw": 0.717, "kond_minus_H&SO4_am": 0.7298}, {"station_id": 26980.0, "station_name": "HOH 417", "sample_date": "2019-09-22", "ion_diff_pct_lw": 2.879, "ion_diff_pct_am": -1.529, "kond_diff_pct_lw": 0.3451, "kond_diff_pct_am": 7.719, "kond_minus_H&SO4_lw": 1.44, "kond_minus_H&SO4_am": 3.047}, {"station_id": 27020.0, "station_name": "Færetjørn", "sample_date": "2019-10-29", "ion_diff_pct_lw": -14.51, "ion_diff_pct_am": -4.492, "kond_diff_pct_lw": -18.89, "kond_diff_pct_am": -2.17, "kond_minus_H&SO4_lw": 1.605, "kond_minus_H&SO4_am": 2.084}, {"station_id": 27020.0, "station_name": "Rennebergstjørni", "sample_date": "2019-09-24", "ion_diff_pct_lw": 4.024, "ion_diff_pct_am": -7.717, "kond_diff_pct_lw": 8.769, "kond_diff_pct_am": 1.78, "kond_minus_H&SO4_lw": 0.5854, "kond_minus_H&SO4_am": 0.754}, {"station_id": 27040.0, "station_name": "Ljomsvatnet", "sample_date": "2019-10-29", "ion_diff_pct_lw": -13.82, "ion_diff_pct_am": -3.829, "kond_diff_pct_lw": -1.646, "kond_diff_pct_am": 4.077, "kond_minus_H&SO4_lw": 0.4592, "kond_minus_H&SO4_am": 0.5676}, {"station_id": 27050.0, "station_name": "Røyslandsvatnet", "sample_date": "2019-10-30", "ion_diff_pct_lw": -62.94, "ion_diff_pct_am": -7.164, "kond_diff_pct_lw": -112.6, "kond_diff_pct_am": 4.171, "kond_minus_H&SO4_lw": 4.074, "kond_minus_H&SO4_am": 3.707}, {"station_id": 27050.0, "station_name": "HOH 967", "sample_date": "2019-10-18", "ion_diff_pct_lw": 1.067, "ion_diff_pct_am": -14.83, "kond_diff_pct_lw": 2.985, "kond_diff_pct_am": 10.48, "kond_minus_H&SO4_lw": 0.7017, "kond_minus_H&SO4_am": 0.9987}, {"station_id": 27060.0, "station_name": "Tjørnadalsvatnet", "sample_date": "2019-10-17", "ion_diff_pct_lw": 9.868, "ion_diff_pct_am": -25.54, "kond_diff_pct_lw": 3.617, "kond_diff_pct_am": -3.232, "kond_minus_H&SO4_lw": 0.9551, "kond_minus_H&SO4_am": 0.3}, {"station_id": 27060.0, "station_name": "Harekupvatnet", "sample_date": "2019-10-17", "ion_diff_pct_lw": 5.25, "ion_diff_pct_am": -12.97, "kond_diff_pct_lw": 4.795, "kond_diff_pct_am": 0.9199, "kond_minus_H&SO4_lw": 0.7419, "kond_minus_H&SO4_am": 0.6206}, {"station_id": 27060.0, "station_name": "HOH 761", "sample_date": "2019-10-17", "ion_diff_pct_lw": -5.83, "ion_diff_pct_am": -20.92, "kond_diff_pct_lw": -0.581, "kond_diff_pct_am": 1.963, "kond_minus_H&SO4_lw": 1.237, "kond_minus_H&SO4_am": 0.3986}, {"station_id": 27060.0, "station_name": "HOH 619", "sample_date": "2019-11-25", "ion_diff_pct_lw": -12.83, "ion_diff_pct_am": -20.05, "kond_diff_pct_lw": -2.256, "kond_diff_pct_am": 0.5562, "kond_minus_H&SO4_lw": 0.9575, "kond_minus_H&SO4_am": 0.7135}, {"station_id": 27080.0, "station_name": "Midtre Muggsjøen", "sample_date": "2019-10-15", "ion_diff_pct_lw": -8.817, "ion_diff_pct_am": -22.55, "kond_diff_pct_lw": 4.591, "kond_diff_pct_am": 6.996, "kond_minus_H&SO4_lw": 0.5162, "kond_minus_H&SO4_am": 0.3999}], "data-c4f42be7ebeec9535afca02c6f6d0d74": {"elided": "166 records"}, "data-6839eca33a0b1c810f060824e3624f75": {"elided": "227 records"}, "data-3e0c53a15ed9d7f595c03a6a5985b82b": {"elided": "324 records"}}}
